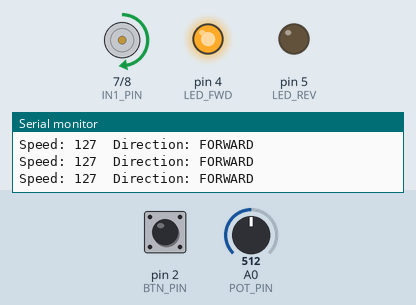
The sketch below on a simulated Arduino Uno, built with avr-gcc and run on an emulated ATmega328P. Shown: motor-driver pin pairs drawn as motors (green arrow = first pin HIGH = forward, orange = second pin HIGH = backward, longer = more drive, scaled by the enable pin), output pins drawn as LEDs (lit = HIGH), the last lines printed to the serial monitor. Inputs (shaded band) come from the test bench; at power-on: pin 2 (BTN_PIN) HIGH, A0 (POT_PIN) = 512.

Above: at 1.2 s.
1.3 s: pin 2 (BTN_PIN) pulled LOW for 0.15 s
At 2.5 s:
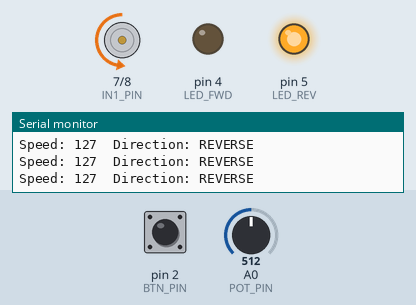
2.9 s: A0 (POT_PIN) set to 716
At 3.4 s:
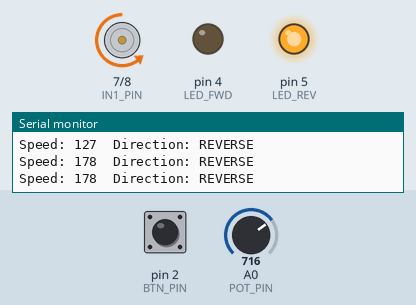
4.4 s: A0 (POT_PIN) set to 900
At 5.6 s:
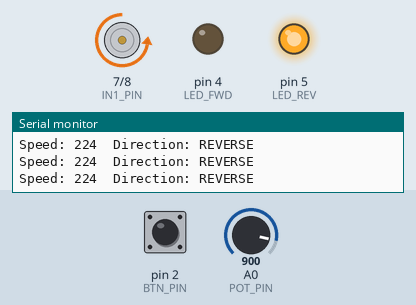
5.9 s: pin 2 (BTN_PIN) pulled LOW for 1 s
At 6.2 s:
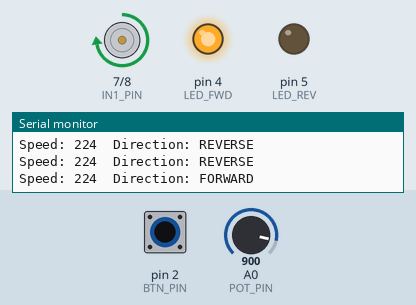
8.4 s: A0 (POT_PIN) set to 190
At 8.7 s:
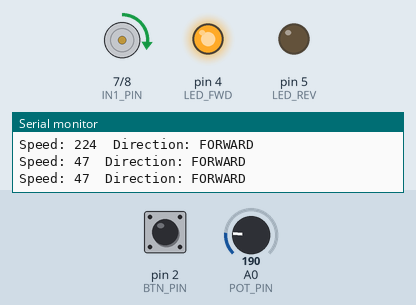
9.9 s: pin 2 (BTN_PIN) pulled LOW for 0.15 s
At 10.5 s:
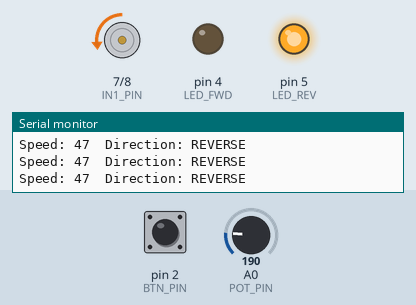
Timing chart, 0 to 12.5 s (numbered marks = the images above; inputs shaded):
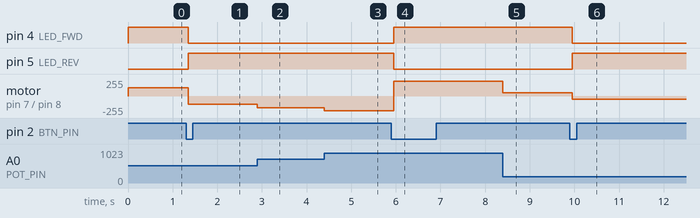

Measured:
- after the input at 1.3 s, pin 4 (LED_FWD): HIGH → LOW after 0.05 s; pin 5 (LED_REV): LOW → HIGH after 0.05 s; motor on pin 7 (IN1_PIN) / pin 8 (IN2_PIN): forward 127/255 → backward 127/255 after 0.05 s
- after the input at 2.9 s, motor on pin 7 (IN1_PIN) / pin 8 (IN2_PIN): backward 127/255 → backward 178/255 at once
- after the input at 4.4 s, motor on pin 7 (IN1_PIN) / pin 8 (IN2_PIN): backward 178/255 → backward 224/255 at once
- after the input at 5.9 s, pin 4 (LED_FWD): LOW → HIGH after 0.05 s; pin 5 (LED_REV): HIGH → LOW after 0.05 s; motor on pin 7 (IN1_PIN) / pin 8 (IN2_PIN): backward 224/255 → forward 224/255 after 0.05 s
- after the input at 8.4 s, motor on pin 7 (IN1_PIN) / pin 8 (IN2_PIN): forward 224/255 → forward 47/255 at once
- after the input at 9.9 s, pin 4 (LED_FWD): HIGH → LOW after 0.05 s; pin 5 (LED_REV): LOW → HIGH after 0.05 s; motor on pin 7 (IN1_PIN) / pin 8 (IN2_PIN): forward 47/255 → backward 47/255 after 0.05 s

The sketch:

11-spinning-fan.ino
```cpp
/*
 * Project 11: Spinning Fan
 *
 * What this does: turn the knob to make a motor spin faster or slower,
 *                 and press the button to flip the direction — like reversing a fan!
 *
 * Parts needed:
 *   - 1 × DC motor (small, 3–5V, with 2 wires)
 *   - 1 × L293D motor driver chip (16-pin DIP)
 *   - 1 × L7805ABV 5V regulator (TO-220, 3 legs)
 *   - 1 × 9V battery + clip
 *   - 1 × potentiometer (round knob)
 *   - 1 × tact-switch button
 *   - 1 × green LED + 220Ω resistor  (forward indicator)
 *   - 1 × red LED   + 220Ω resistor  (reverse indicator)
 *   - jumper wires
 *
 * WHY CAN'T WE PLUG THE MOTOR STRAIGHT INTO ARDUINO?
 *   Motors are hungry — they need more electricity than an Arduino pin can give.
 *   They also make electrical noise that can confuse or even damage Arduino.
 *   The L293D chip acts like a helper: it takes instructions from Arduino
 *   and passes them to the motor, while keeping the motor's stronger electricity
 *   safely away from Arduino.
 *   The 9V battery powers the motor. The L7805 regulator steps that 9V down
 *   to a safe 5V so the motor doesn't get too much power.
 *
 * DIRECTION CONTROL:
 *   The L293D controls direction using two pins (IN1 and IN2):
 *     IN1=HIGH, IN2=LOW  → motor spins forward
 *     IN1=LOW,  IN2=HIGH → motor spins in reverse
 *   We flip these two pins every time the button is pressed.
 *
 * Written for children — every line is explained!
 */

// --- Pin assignments ---
#define EN1_PIN  9   // L293D enable pin — controls speed via PWM
#define IN1_PIN  7   // L293D input 1 — direction signal A
#define IN2_PIN  8   // L293D input 2 — direction signal B
#define POT_PIN  A0  // potentiometer middle leg — reads knob position
#define BTN_PIN  2   // direction toggle button (other leg to GND)
#define LED_FWD  4   // green LED — lights up when going forward
#define LED_REV  5   // red LED   — lights up when going in reverse

// --- State variables ---
bool goingForward = true;   // true = forward, false = reverse

// Button debounce — we use millis() so the motor doesn't pause when pressed
bool lastButtonState = HIGH;          // raw reading from last loop
bool lastStableButtonState = HIGH;    // confirmed stable state after debounce
unsigned long lastDebounceTime = 0;   // when the button last changed
const unsigned long DEBOUNCE_MS = 50UL; // ignore changes shorter than 50 milliseconds

// setup() runs once when the Arduino turns on
void setup() {
  Serial.begin(9600);  // start communication with the computer (first, so it is ready before anything else)

  pinMode(EN1_PIN, OUTPUT);  // speed control — PWM output to L293D enable
  pinMode(IN1_PIN, OUTPUT);  // direction signal A
  pinMode(IN2_PIN, OUTPUT);  // direction signal B
  pinMode(LED_FWD, OUTPUT);  // green LED
  pinMode(LED_REV, OUTPUT);  // red LED

  // INPUT_PULLUP means the pin reads HIGH when the button is not pressed.
  // When the button is pressed it connects the pin to GND, so it reads LOW.
  // This way we don't need an external resistor on the button!
  pinMode(BTN_PIN, INPUT_PULLUP);

  // Start in forward direction
  setDirection(goingForward);
}

// loop() runs over and over, forever
void loop() {
  // --- Read and apply motor speed ---
  // Read the knob: gives 0 (all the way left) to 1023 (all the way right)
  int knobValue = analogRead(POT_PIN);

  // Convert 0–1023 to 0–255 (the range analogWrite understands)
  int motorSpeed = map(knobValue, 0, 1023, 0, 255);

  // Send the speed to the L293D enable pin
  // 0 = motor stopped, 255 = full speed
  analogWrite(EN1_PIN, motorSpeed);

  // --- Check button for direction toggle ---
  bool currentButtonState = digitalRead(BTN_PIN);

  // Record when the button state changes (start debounce window)
  if (currentButtonState != lastButtonState) {
    lastDebounceTime = millis();
  }
  lastButtonState = currentButtonState;  // always update raw state

  // After the button has been stable for DEBOUNCE_MS, check for a press
  if ((millis() - lastDebounceTime) >= DEBOUNCE_MS) {
    // Falling edge: button just pressed (HIGH → LOW)
    if (currentButtonState == LOW && lastStableButtonState == HIGH) {
      goingForward = !goingForward;  // flip direction
      setDirection(goingForward);
    }
    lastStableButtonState = currentButtonState;  // update stable state only after window
  }

  // --- Show info in Serial Monitor (at most every 200 ms) ---
  static unsigned long lastPrint = 0;
  if (millis() - lastPrint >= 200UL) {
    lastPrint = millis();
    Serial.print("Speed: ");
    Serial.print(motorSpeed);
    Serial.print("  Direction: ");
    Serial.println(goingForward ? "FORWARD" : "REVERSE");
  }
}

// setDirection() updates the L293D inputs and the indicator LEDs
// Call it with true for forward, false for reverse
void setDirection(bool forward) {
  if (forward) {
    digitalWrite(IN1_PIN, HIGH);  // IN1=HIGH, IN2=LOW → forward
    digitalWrite(IN2_PIN, LOW);
    digitalWrite(LED_FWD, HIGH);  // green LED on
    digitalWrite(LED_REV, LOW);   // red LED off
  } else {
    digitalWrite(IN1_PIN, LOW);   // IN1=LOW, IN2=HIGH → reverse
    digitalWrite(IN2_PIN, HIGH);
    digitalWrite(LED_FWD, LOW);   // green LED off
    digitalWrite(LED_REV, HIGH);  // red LED on
  }
}
```
